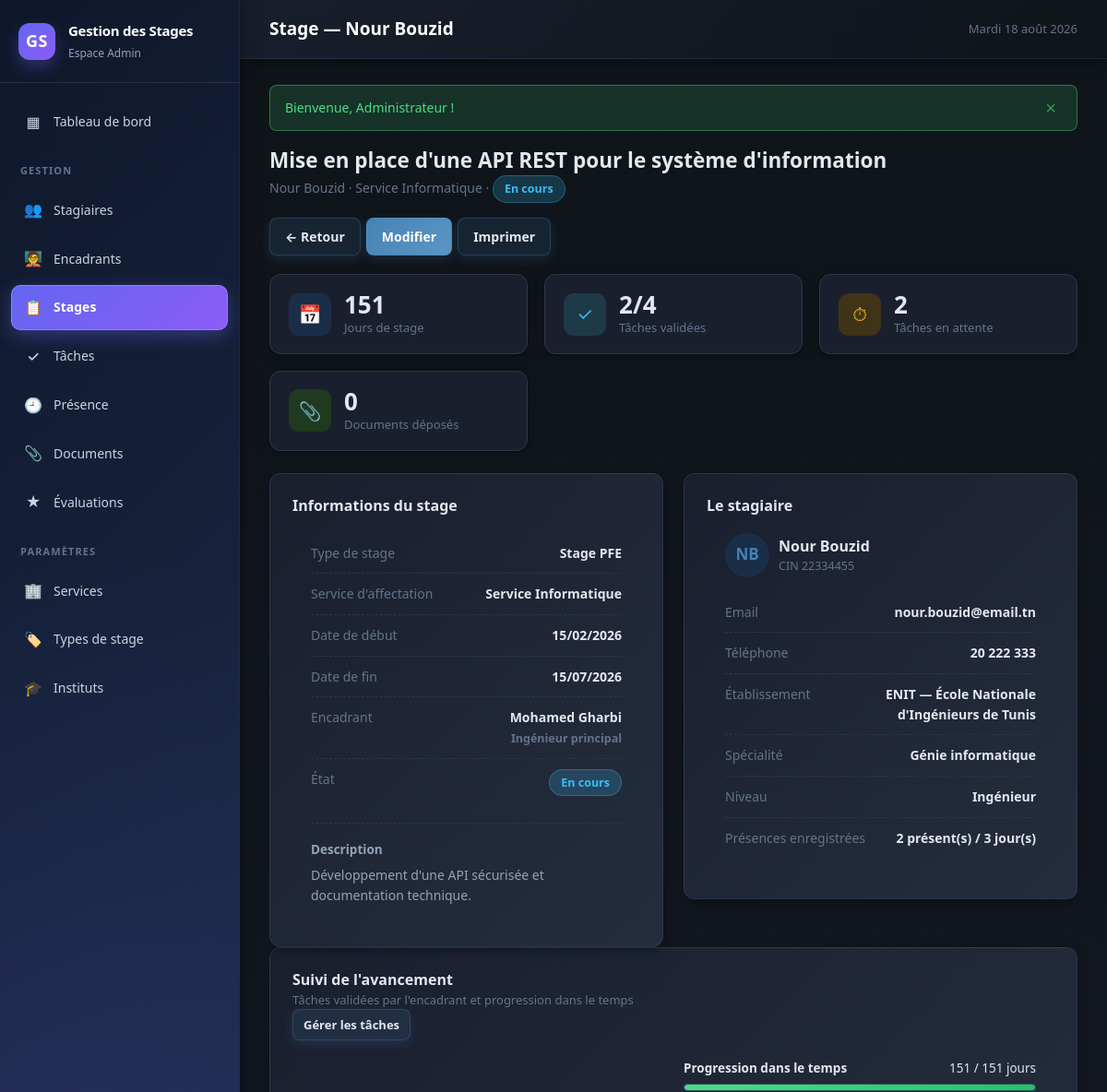
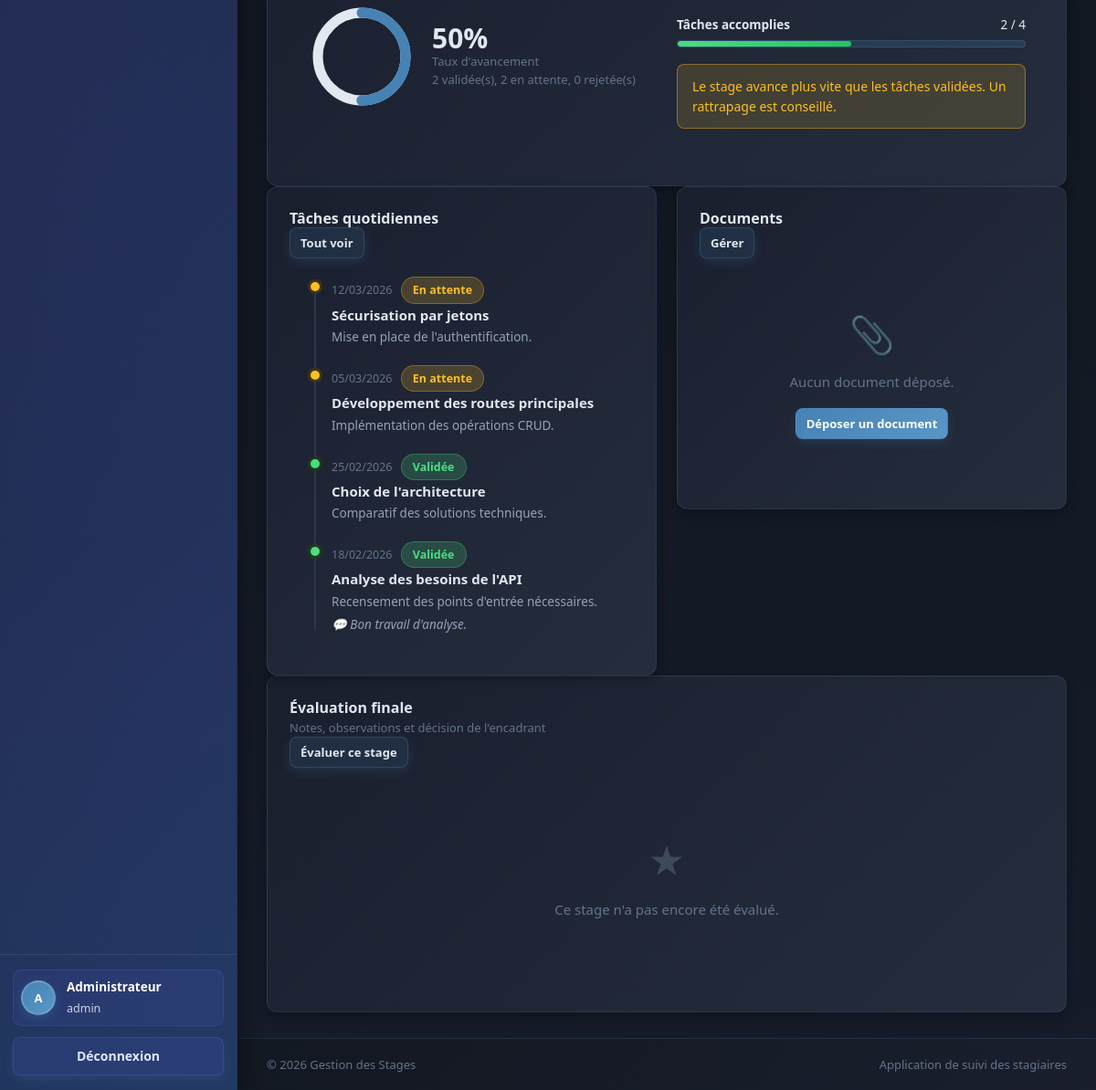
/stage_details.php?id=2 (signed in), run on the app's committed database (2 pictures, top to bottom).
### tables this page shows
CREATE TABLE stage (
    id_stage     INT AUTO_INCREMENT PRIMARY KEY,
    id_stagiaire INT NOT NULL,
    id_service   INT DEFAULT NULL,
    id_encadrant INT DEFAULT NULL,
    id_type      INT DEFAULT NULL,
    sujet        VARCHAR(255) NOT NULL,
    description  TEXT DEFAULT NULL,
    date_debut   DATE NOT NULL,
    date_fin     DATE NOT NULL,
    type_stage   VARCHAR(50) DEFAULT NULL,
    statut       VARCHAR(30) NOT NULL DEFAULT 'En cours',
    CONSTRAINT fk_stage_stagiaire FOREIGN KEY (id_stagiaire)
        REFERENCES stagiaire (id_stagiaire) ON DELETE CASCADE,
    CONSTRAINT fk_stage_service FOREIGN KEY (id_service)
        REFERENCES service (id_service) ON DELETE SET NULL,
    CONSTRAINT fk_stage_encadrant FOREIGN KEY (id_encadrant)
        REFERENCES encadrant (id_encadrant) ON DELETE SET NULL,
    CONSTRAINT fk_stage_type FOREIGN KEY (id_type)
        REFERENCES type_stage (id_type) ON DELETE SET NULL,
    CONSTRAINT ck_stage_dates CHECK (date_fin >= date_debut),
    INDEX idx_stage_statut (statut)
);

CREATE TABLE stagiaire (
    id_stagiaire  INT AUTO_INCREMENT PRIMARY KEY,
    nom           VARCHAR(50)  NOT NULL,
    prenom        VARCHAR(50)  NOT NULL,
    cin           VARCHAR(20)  NOT NULL,
    email         VARCHAR(100) NOT NULL,
    telephone     VARCHAR(20)  DEFAULT NULL,
    etablissement VARCHAR(100) DEFAULT NULL,
    specialite    VARCHAR(100) DEFAULT NULL,
    niveau        VARCHAR(50)  DEFAULT NULL,
    id_institut   INT DEFAULT NULL,
    date_creation DATETIME NOT NULL DEFAULT CURRENT_TIMESTAMP,
    UNIQUE KEY uk_stagiaire_cin (cin),
    UNIQUE KEY uk_stagiaire_email (email),
    CONSTRAINT fk_stagiaire_institut FOREIGN KEY (id_institut)
        REFERENCES institut (id_institut) ON DELETE SET NULL
);

CREATE TABLE service (
    id_service   INT AUTO_INCREMENT PRIMARY KEY,
    nom_service  VARCHAR(100) NOT NULL,
    description  VARCHAR(255) DEFAULT NULL,
    UNIQUE KEY uk_service_nom (nom_service)
);

CREATE TABLE type_stage (
    id_type      INT AUTO_INCREMENT PRIMARY KEY,
    libelle      VARCHAR(50) NOT NULL,
    duree_min    INT DEFAULT NULL COMMENT 'Durée minimale conseillée en jours',
    UNIQUE KEY uk_type_libelle (libelle)
);

CREATE TABLE encadrant (
    id_encadrant INT AUTO_INCREMENT PRIMARY KEY,
    nom          VARCHAR(50)  NOT NULL,
    prenom       VARCHAR(50)  NOT NULL,
    email        VARCHAR(100) NOT NULL,
    telephone    VARCHAR(20)  DEFAULT NULL,
    fonction     VARCHAR(100) DEFAULT NULL,
    id_service   INT DEFAULT NULL,
    UNIQUE KEY uk_encadrant_email (email),
    CONSTRAINT fk_encadrant_service FOREIGN KEY (id_service)
        REFERENCES service (id_service) ON DELETE SET NULL
);

CREATE TABLE institut (
    id_institut  INT AUTO_INCREMENT PRIMARY KEY,
    nom_institut VARCHAR(150) NOT NULL,
    ville        VARCHAR(100) DEFAULT NULL,
    telephone    VARCHAR(20)  DEFAULT NULL,
    email        VARCHAR(100) DEFAULT NULL,
    UNIQUE KEY uk_institut_nom (nom_institut)
);

CREATE TABLE tache (
    id_tache    INT AUTO_INCREMENT PRIMARY KEY,
    id_stage    INT NOT NULL,
    titre       VARCHAR(150) NOT NULL,
    description TEXT DEFAULT NULL,
    date_tache  DATE NOT NULL,
    etat        VARCHAR(20) NOT NULL DEFAULT 'En attente',
    commentaire TEXT DEFAULT NULL COMMENT 'Commentaire de l''encadrant',
    date_validation DATETIME DEFAULT NULL,
    CONSTRAINT fk_tache_stage FOREIGN KEY (id_stage)
        REFERENCES stage (id_stage) ON DELETE CASCADE,
    INDEX idx_tache_etat (etat),
    INDEX idx_tache_date (date_tache)
);

### public/stage_details.php (the view, shortened to what the rows shown need)
<?php
$id = intOrNull(get('id'));
$stage = fetchOne(
    'SELECT s.*, st.nom, st.prenom, st.cin, st.email, st.telephone,
            st.etablissement, st.specialite, st.niveau,
            i.nom_institut, sv.nom_service, ts.libelle AS type_libelle,
            e.nom AS enc_nom, e.prenom AS enc_prenom, e.email AS enc_email, e.fonction
     FROM stage s
     JOIN stagiaire st       ON st.id_stagiaire = s.id_stagiaire
     LEFT JOIN institut i    ON i.id_institut   = st.id_institut
     LEFT JOIN service sv    ON sv.id_service   = s.id_service
     LEFT JOIN type_stage ts ON ts.id_type      = s.id_type
     LEFT JOIN encadrant e   ON e.id_encadrant  = s.id_encadrant
     WHERE s.id_stage = ?',
    [$id]
);
$taches     = fetchAll('SELECT * FROM tache WHERE id_stage = ? ORDER BY date_tache DESC, id_tache DESC', [$id]);
$debut  = strtotime($stage['date_debut']);
$fin    = strtotime($stage['date_fin']);
$duree  = max(1, (int) round(($fin - $debut) / 86400) + 1);
$ecoule = min($duree, max(0, (int) round((time() - $debut) / 86400) + 1));
require_once __DIR__ . '/../includes/header.php';
?>
<div class="page-head">
    <div>
        <h2 class="mb-0"><?= e($stage['sujet']) ?></h2>
        <p>
            <?= e($stage['prenom'] . ' ' . $stage['nom']) ?> ·
            <?= e($stage['nom_service'] ?: 'Service non affecté') ?> ·
            <span class="<?= statutBadge($stage['statut']) ?>"><?= e($stage['statut']) ?></span>
        </p>
    </div>
</div>
<div class="stats">
    <div class="stat">
        <div>
            <div class="stat__value"><?= $duree ?></div>
            <div class="stat__label">Jours de stage</div>
        </div>
    </div>
</div>
<div class="grid-2" style="align-items:start">
    <section class="card">
        <div class="card__body">
            <div class="info-list">
                <div class="info-list__row">
                    <span class="info-list__key">Type de stage</span>
                    <span class="info-list__val"><?= e($stage['type_libelle'] ?: $stage['type_stage'] ?: '—') ?></span>
                </div>
                <div class="info-list__row">
                    <span class="info-list__key">Service d'affectation</span>
                    <span class="info-list__val"><?= e($stage['nom_service'] ?: '—') ?></span>
                </div>
                <div class="info-list__row">
                    <span class="info-list__key">Date de début</span>
                    <span class="info-list__val"><?= dateFr($stage['date_debut']) ?></span>
                </div>
                <div class="info-list__row">
                    <span class="info-list__key">Date de fin</span>
                    <span class="info-list__val"><?= dateFr($stage['date_fin']) ?></span>
                </div>
                <div class="info-list__row">
                    <span class="info-list__key">Encadrant</span>
                    <span class="info-list__val">
                        <?= $stage['enc_nom'] ? e($stage['enc_prenom'] . ' ' . $stage['enc_nom']) : '—' ?>
                        <?php if ($stage['fonction']): ?>
                            <br><span class="person__sub"><?= e($stage['fonction']) ?></span>
                        <?php endif; ?>
                    </span>
                </div>
                <div class="info-list__row">
                    <span class="info-list__val"><span class="<?= statutBadge($stage['statut']) ?>"><?= e($stage['statut']) ?></span></span>
                </div>
            </div>
            <?php if ($stage['description']): ?>
                <div style="margin-top:18px;padding-top:16px;border-top:1px dashed var(--border)">
                    <strong style="font-size:13.5px;color:var(--ink-soft)">Description</strong>
                    <p style="margin:6px 0 0;color:var(--ink-soft);font-size:14px;white-space:pre-line"><?= e($stage['description']) ?></p>
                </div>
            <?php endif; ?>
        </div>
    </section>
    <section class="card">
        <div class="card__body">
            <div class="person" style="margin-bottom:16px">
                <span class="person__avatar" style="width:48px;height:48px;flex-basis:48px;font-size:17px">
                    <?= e(initials($stage['nom'], $stage['prenom'])) ?>
                </span>
                <div>
                    <div class="person__name" style="font-size:16px"><?= e($stage['prenom'] . ' ' . $stage['nom']) ?></div>
                    <div class="person__sub">CIN <?= e($stage['cin']) ?></div>
                </div>
            </div>
            <div class="info-list">
                <div class="info-list__row">
                    <span class="info-list__key">Email</span>
                    <span class="info-list__val"><?= e($stage['email']) ?></span>
                </div>
                <div class="info-list__row">
                    <span class="info-list__key">Téléphone</span>
                    <span class="info-list__val"><?= e($stage['telephone'] ?: '—') ?></span>
                </div>
                <div class="info-list__row">
                    <span class="info-list__key">Établissement</span>
                    <span class="info-list__val"><?= e($stage['nom_institut'] ?: $stage['etablissement'] ?: '—') ?></span>
                </div>
                <div class="info-list__row">
                    <span class="info-list__key">Spécialité</span>
                    <span class="info-list__val"><?= e($stage['specialite'] ?: '—') ?></span>
                </div>
                <div class="info-list__row">
                    <span class="info-list__key">Niveau</span>
                    <span class="info-list__val"><?= e($stage['niveau'] ?: '—') ?></span>
                </div>
            </div>
        </div>
    </section>
</div>
<section class="card">
    <div class="card__body">
        <div class="grid-2">
            <div>
                <div style="margin-bottom:18px">
                    <div style="display:flex;justify-content:space-between;font-size:13.5px;margin-bottom:6px">
                        <span style="font-weight:600">Progression dans le temps</span>
                        <span class="muted"><?= $ecoule ?> / <?= $duree ?> jours</span>
                    </div>
                </div>
            </div>
        </div>
    </div>
</section>
<div class="grid-2" style="align-items:start">
    <section class="card">
        <div class="card__body">
            <?php if (!$taches): ?>
                <div class="empty">
                    <span class="empty__icon">✓</span>
                    <p>Aucune tâche saisie.</p>
                </div>
            <?php else: ?>
                <div class="timeline">
                    <?php foreach (array_slice($taches, 0, 8) as $t): ?>
                        <?php $mod = match ($t['etat']) {
                            'Validée' => ' timeline__item--success',
                            'Rejetée' => ' timeline__item--danger',
                            default   => ' timeline__item--warning',
                        }; ?>
                        <div class="timeline__item<?= $mod ?>">
                            <div class="timeline__date">
                                <?= dateFr($t['date_tache']) ?>
                                <span class="<?= etatBadge($t['etat']) ?>" style="margin-left:6px"><?= e($t['etat']) ?></span>
                            </div>
                            <div class="timeline__title"><?= e($t['titre']) ?></div>
                            <?php if ($t['description']): ?>
                                <div class="timeline__text"><?= e($t['description']) ?></div>
                            <?php endif; ?>
                            <?php if ($t['commentaire']): ?>
                                <div class="timeline__text" style="margin-top:4px;font-style:italic">
                                    💬 <?= e($t['commentaire']) ?>
                                </div>
                            <?php endif; ?>
                        </div>
                    <?php endforeach; ?>
                </div>
            <?php endif; ?>
        </div>
    </section>
</div>
<?php require_once __DIR__ . '/../includes/footer.php'; ?>

### data on the page
stage: sujet "Mise en place d'une API REST pour le système d'information", id_stagiaire.nom "Nour Bouzid", id_service.nom_service "Service Informatique", statut "En cours", duree "151", id_type.libelle "Stage PFE", date_debut "15/02/2026", date_fin "15/07/2026", id_encadrant.nom "Mohamed Gharbi", id_encadrant.fonction "Ingénieur principal", description "Développement d'une API sécurisée et documentation technique.", id_stagiaire.prenom "NB", id_stagiaire.cin "22334455", id_stagiaire.email "nour.bouzid@email.tn", id_stagiaire.telephone "20 222 333", institut.nom_institut "ENIT — École Nationale d'Ingénieurs de Tunis", id_stagiaire.specialite "Génie informatique", id_stagiaire.niveau "Ingénieur", ecoule "151"
tache: date_tache "12/03/2026", etat "En attente", titre "Sécurisation par jetons", description "Mise en place de l'authentification."
tache: date_tache "05/03/2026", etat "En attente", titre "Développement des routes principales", description "Implémentation des opérations CRUD."
tache: date_tache "25/02/2026", etat "Validée", titre "Choix de l'architecture", description "Comparatif des solutions techniques."
tache: date_tache "18/02/2026", etat "Validée", titre "Analyse des besoins de l'API", description "Recensement des points d'entrée nécessaires.", commentaire "Bon travail d'analyse."

### other printed values
$u['role'] "Admin"
mb_substr($u['nom_complet'], 0, 1) "A"
$u['nom_complet'] "Administrateur"
$u['login'] "admin"
$pageTitle "Stage — Nour Bouzid"
strftime_fr() "Mardi 18 août 2026"
$f['message'] "Bienvenue, Administrateur !"
$prog['validees'] "2"
$prog['total'] "4"
$prog['attente'] "2"
count($documents) "0"
$presenceStats['presents'] "2"
$presenceStats['total'] "3"
$prog['taux'] "50"
$prog['rejetees'] "0"
